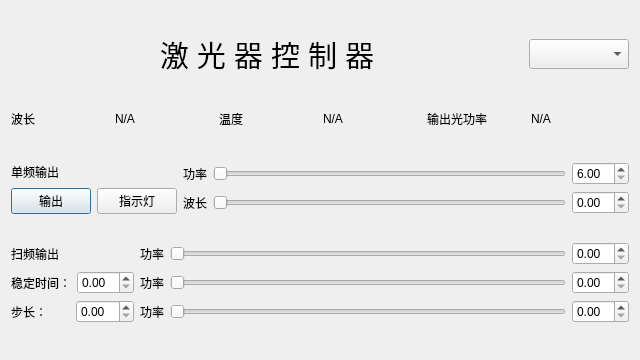
<?xml version="1.0" encoding="UTF-8"?>
<ui version="4.0">
 <class>DialogLaser</class>
 <widget class="QDialog" name="DialogLaser">
  <property name="geometry">
   <rect>
    <x>0</x>
    <y>0</y>
    <width>640</width>
    <height>360</height>
   </rect>
  </property>
  <property name="windowTitle">
   <string>Dialog</string>
  </property>
  <layout class="QHBoxLayout" name="horizontalLayout_12">
   <item>
    <layout class="QVBoxLayout" name="verticalLayout">
     <item>
      <layout class="QHBoxLayout" name="horizontalLayout">
       <item>
        <widget class="QLabel" name="laserTitle">
         <property name="maximumSize">
          <size>
           <width>16777215</width>
           <height>50</height>
          </size>
         </property>
         <property name="font">
          <font>
           <family>Microsoft YaHei UI</family>
           <pointsize>22</pointsize>
          </font>
         </property>
         <property name="text">
          <string>激 光 器 控 制 器</string>
         </property>
         <property name="alignment">
          <set>Qt::AlignCenter</set>
         </property>
        </widget>
       </item>
       <item>
        <widget class="QComboBox" name="comboBox">
         <property name="minimumSize">
          <size>
           <width>100</width>
           <height>30</height>
          </size>
         </property>
         <property name="maximumSize">
          <size>
           <width>100</width>
           <height>30</height>
          </size>
         </property>
        </widget>
       </item>
      </layout>
     </item>
     <item>
      <layout class="QHBoxLayout" name="horizontalLayout_3">
       <item>
        <widget class="QLabel" name="label_6">
         <property name="maximumSize">
          <size>
           <width>16777215</width>
           <height>30</height>
          </size>
         </property>
         <property name="text">
          <string>波长</string>
         </property>
        </widget>
       </item>
       <item>
        <widget class="QLabel" name="label_5">
         <property name="maximumSize">
          <size>
           <width>16777215</width>
           <height>30</height>
          </size>
         </property>
         <property name="text">
          <string>N/A</string>
         </property>
        </widget>
       </item>
       <item>
        <widget class="QLabel" name="label_4">
         <property name="maximumSize">
          <size>
           <width>16777215</width>
           <height>30</height>
          </size>
         </property>
         <property name="text">
          <string>温度</string>
         </property>
        </widget>
       </item>
       <item>
        <widget class="QLabel" name="label_3">
         <property name="maximumSize">
          <size>
           <width>16777215</width>
           <height>30</height>
          </size>
         </property>
         <property name="text">
          <string>N/A</string>
         </property>
        </widget>
       </item>
       <item>
        <widget class="QLabel" name="label_2">
         <property name="maximumSize">
          <size>
           <width>16777215</width>
           <height>30</height>
          </size>
         </property>
         <property name="text">
          <string>输出光功率</string>
         </property>
        </widget>
       </item>
       <item>
        <widget class="QLabel" name="label">
         <property name="maximumSize">
          <size>
           <width>16777215</width>
           <height>30</height>
          </size>
         </property>
         <property name="text">
          <string>N/A</string>
         </property>
        </widget>
       </item>
      </layout>
     </item>
     <item>
      <layout class="QHBoxLayout" name="horizontalLayout_4">
       <item>
        <layout class="QVBoxLayout" name="verticalLayout_3">
         <item>
          <widget class="QLabel" name="label_7">
           <property name="text">
            <string>单频输出</string>
           </property>
          </widget>
         </item>
         <item>
          <layout class="QHBoxLayout" name="horizontalLayout_8">
           <item>
            <widget class="QPushButton" name="pushButton_single_out">
             <property name="text">
              <string>输出</string>
             </property>
            </widget>
           </item>
           <item>
            <widget class="QPushButton" name="pushButton_9">
             <property name="text">
              <string>指示灯</string>
             </property>
            </widget>
           </item>
          </layout>
         </item>
        </layout>
       </item>
       <item>
        <layout class="QVBoxLayout" name="verticalLayout_2">
         <item>
          <layout class="QHBoxLayout" name="horizontalLayout_5">
           <item>
            <widget class="QLabel" name="labelSingleFreqPwLaser">
             <property name="text">
              <string>功率</string>
             </property>
            </widget>
           </item>
           <item>
            <widget class="QSlider" name="horizontalSliderSingleFreqPwLaser">
             <property name="minimum">
              <number>600</number>
             </property>
             <property name="maximum">
              <number>1350</number>
             </property>
             <property name="pageStep">
              <number>50</number>
             </property>
             <property name="orientation">
              <enum>Qt::Horizontal</enum>
             </property>
            </widget>
           </item>
           <item>
            <widget class="QDoubleSpinBox" name="doubleSpinBoxSingleFreqPwLaser">
             <property name="minimum">
              <double>6.000000000000000</double>
             </property>
             <property name="maximum">
              <double>13.500000000000000</double>
             </property>
             <property name="singleStep">
              <double>0.010000000000000</double>
             </property>
            </widget>
           </item>
          </layout>
         </item>
         <item>
          <layout class="QHBoxLayout" name="horizontalLayout_7">
           <item>
            <widget class="QLabel" name="label_10">
             <property name="text">
              <string>波长</string>
             </property>
            </widget>
           </item>
           <item>
            <widget class="QSlider" name="horizontalSlider_2">
             <property name="orientation">
              <enum>Qt::Horizontal</enum>
             </property>
            </widget>
           </item>
           <item>
            <widget class="QDoubleSpinBox" name="doubleSpinBox_2"/>
           </item>
          </layout>
         </item>
        </layout>
       </item>
      </layout>
     </item>
     <item>
      <layout class="QHBoxLayout" name="horizontalLayout_9">
       <item>
        <layout class="QVBoxLayout" name="verticalLayout_4">
         <item>
          <widget class="QLabel" name="label_8">
           <property name="text">
            <string>扫频输出</string>
           </property>
          </widget>
         </item>
         <item>
          <layout class="QHBoxLayout" name="horizontalLayout_2">
           <item>
            <widget class="QLabel" name="label_11">
             <property name="text">
              <string>稳定时间：</string>
             </property>
            </widget>
           </item>
           <item>
            <widget class="QDoubleSpinBox" name="doubleSpinBox_3"/>
           </item>
          </layout>
         </item>
         <item>
          <layout class="QHBoxLayout" name="horizontalLayout_6">
           <item>
            <widget class="QLabel" name="label_12">
             <property name="text">
              <string>步长：</string>
             </property>
            </widget>
           </item>
           <item>
            <widget class="QDoubleSpinBox" name="doubleSpinBox_4"/>
           </item>
          </layout>
         </item>
        </layout>
       </item>
       <item>
        <layout class="QVBoxLayout" name="verticalLayout_5">
         <item>
          <layout class="QHBoxLayout" name="horizontalLayout_10">
           <item>
            <widget class="QLabel" name="label_13">
             <property name="text">
              <string>功率</string>
             </property>
            </widget>
           </item>
           <item>
            <widget class="QSlider" name="horizontalSlider_3">
             <property name="orientation">
              <enum>Qt::Horizontal</enum>
             </property>
            </widget>
           </item>
           <item>
            <widget class="QDoubleSpinBox" name="doubleSpinBox_5"/>
           </item>
          </layout>
         </item>
         <item>
          <layout class="QHBoxLayout" name="horizontalLayout_11">
           <item>
            <widget class="QLabel" name="label_14">
             <property name="text">
              <string>功率</string>
             </property>
            </widget>
           </item>
           <item>
            <widget class="QSlider" name="horizontalSlider_4">
             <property name="orientation">
              <enum>Qt::Horizontal</enum>
             </property>
            </widget>
           </item>
           <item>
            <widget class="QDoubleSpinBox" name="doubleSpinBox_6"/>
           </item>
          </layout>
         </item>
         <item>
          <layout class="QHBoxLayout" name="horizontalLayout_13">
           <item>
            <widget class="QLabel" name="label_16">
             <property name="text">
              <string>功率</string>
             </property>
            </widget>
           </item>
           <item>
            <widget class="QSlider" name="horizontalSlider_6">
             <property name="orientation">
              <enum>Qt::Horizontal</enum>
             </property>
            </widget>
           </item>
           <item>
            <widget class="QDoubleSpinBox" name="doubleSpinBox_8"/>
           </item>
          </layout>
         </item>
        </layout>
       </item>
      </layout>
     </item>
    </layout>
   </item>
  </layout>
 </widget>
 <resources/>
 <connections/>
</ui>
